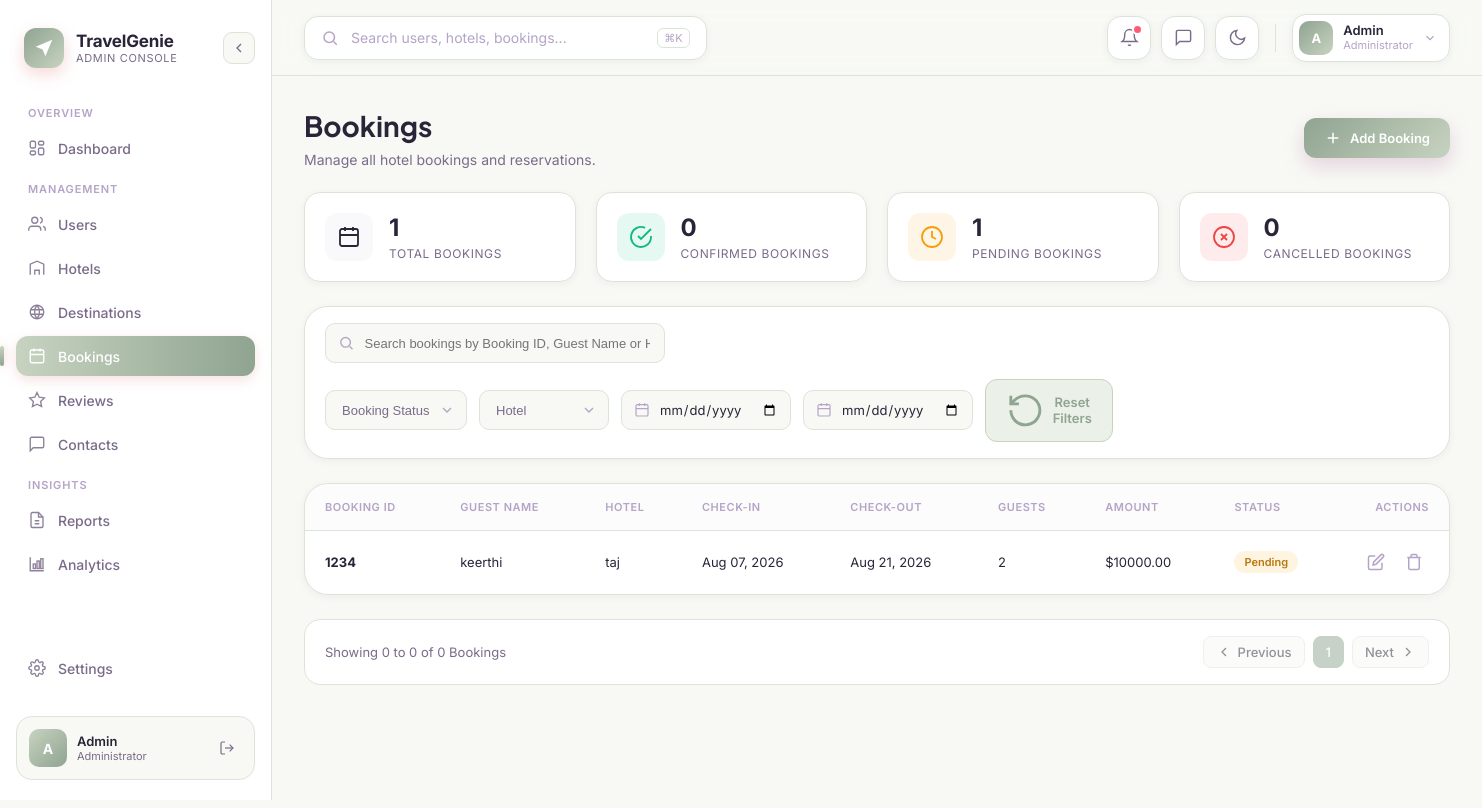
The app's page /adminapp/bookings/ (signed in) with its own data.
### mainapp/models.py (models this page shows, shortened)
class Booking(models.Model):
    booking_id = models.CharField(max_length=50, unique=True)
    guest_name = models.CharField(max_length=255)
    hotel_name = models.CharField(max_length=255)
    check_in = models.DateField()
    check_out = models.DateField()
    guests = models.IntegerField(default=1)
    amount = models.DecimalField(max_digits=10, decimal_places=2)
    status = models.CharField(max_length=20, default='pending') # confirmed, pending, cancelled
    date_added = models.DateTimeField(auto_now_add=True)

### adminapp/views.py (the view)
# urls.py: path("bookings/", views.bookings, name="bookings"),
@login_required(login_url="mainapp:login")
def bookings(request):
    if not request.user.is_staff:
        return redirect("mainapp:dashboard")
    bookings_list = Booking.objects.all().order_by("-date_added")
    total_bookings = bookings_list.count()
    confirmed_bookings = bookings_list.filter(status='confirmed').count()
    pending_bookings = bookings_list.filter(status='pending').count()
    cancelled_bookings = bookings_list.filter(status='cancelled').count()
    context = {
        "bookings": bookings_list,
        "total_bookings": total_bookings,
        "confirmed_bookings": confirmed_bookings,
        "pending_bookings": pending_bookings,
        "cancelled_bookings": cancelled_bookings,
    }
    return render(request, "adminapp/bookings.html", context)

### adminapp/templates/adminapp/bookings.html (shortened to what this page needs)
{% extends 'adminapp/admin_base.html' %}
{% load static %}
{% block page_id %}bookings{% endblock %}
{% block extra_css %}
<link rel="stylesheet" href="{% static 'adminapp/css/bookings.css' %}">
{% endblock %}
{% block content %}
<div class="bookings-page">
  <div class="page-header reveal">
    <div class="page-header-text">
      <h1 class="page-title">Bookings</h1>
      <p class="page-subtitle">Manage all hotel bookings and reservations.</p>
    </div>
    <button type="button" class="btn btn-primary btn-add-booking ripple">
      <svg viewBox="0 0 24 24" fill="none" stroke="currentColor" stroke-width="2"><path d="M12 5v14M5 12h14"/></svg>
      <span>Add Booking</span>
    </button>
  </div>
  <div class="stats-grid reveal">
    <div class="stat-card glow-card">
      <div class="stat-icon icon-blue">
        <svg viewBox="0 0 24 24" fill="none" stroke="currentColor" stroke-width="1.8"><rect x="3" y="4" width="18" height="17" rx="2"/><path d="M16 2v4M8 2v4M3 10h18"/></svg>
      </div>
      <div class="stat-body">
        <span class="stat-value">{{ total_bookings|default:"0" }}</span>
        <span class="stat-label">Total Bookings</span>
      </div>
    </div>
    <div class="stat-card glow-card">
      <div class="stat-icon icon-green">
        <svg viewBox="0 0 24 24" fill="none" stroke="currentColor" stroke-width="1.8"><path d="M22 11.08V12a10 10 0 11-5.93-9.14"/><path d="M22 4L12 14.01l-3-3"/></svg>
      </div>
      <div class="stat-body">
        <span class="stat-value">{{ confirmed_bookings|default:"0" }}</span>
        <span class="stat-label">Confirmed Bookings</span>
      </div>
    </div>
    <div class="stat-card glow-card">
      <div class="stat-icon icon-amber">
        <svg viewBox="0 0 24 24" fill="none" stroke="currentColor" stroke-width="1.8"><circle cx="12" cy="12" r="10"/><path d="M12 6v6l4 2"/></svg>
      </div>
      <div class="stat-body">
        <span class="stat-value">{{ pending_bookings|default:"0" }}</span>
        <span class="stat-label">Pending Bookings</span>
      </div>
    </div>
    <div class="stat-card glow-card">
      <div class="stat-icon icon-red">
        <svg viewBox="0 0 24 24" fill="none" stroke="currentColor" stroke-width="1.8"><circle cx="12" cy="12" r="10"/><path d="M15 9l-6 6M9 9l6 6"/></svg>
      </div>
      <div class="stat-body">
        <span class="stat-value">{{ cancelled_bookings|default:"0" }}</span>
        <span class="stat-label">Cancelled Bookings</span>
      </div>
    </div>
  </div>
  <div class="filter-bar card reveal">
    <div class="filter-search">
      <svg viewBox="0 0 24 24" fill="none" stroke="currentColor" stroke-width="2"><circle cx="11" cy="11" r="7"/><path d="M21 21l-4.3-4.3"/></svg>
      <input type="text" id="bookingSearch" placeholder="Search bookings by Booking ID, Guest Name or Hotel...">
    </div>
    <div class="filter-controls">
      <div class="filter-select-wrap">
        <select id="filterStatus" class="filter-select">
          <option value="">Booking Status</option>
        </select>
      </div>
      <div class="filter-select-wrap">
        <select id="filterHotel" class="filter-select">
          <option value="">Hotel</option>
        </select>
      </div>
      <div class="filter-date-wrap">
        <svg viewBox="0 0 24 24" fill="none" stroke="currentColor" stroke-width="1.8"><rect x="3" y="4" width="18" height="17" rx="2"/><path d="M16 2v4M8 2v4M3 10h18"/></svg>
        <input type="date" id="filterCheckin" class="filter-date" aria-label="Check-in date">
      </div>
      <div class="filter-date-wrap">
        <svg viewBox="0 0 24 24" fill="none" stroke="currentColor" stroke-width="1.8"><rect x="3" y="4" width="18" height="17" rx="2"/><path d="M16 2v4M8 2v4M3 10h18"/></svg>
        <input type="date" id="filterCheckout" class="filter-date" aria-label="Check-out date">
      </div>
      <button type="button" class="btn btn-ghost" id="resetFiltersBtn">
        <svg viewBox="0 0 24 24" fill="none" stroke="currentColor" stroke-width="1.8"><path d="M3 12a9 9 0 109-9 9.75 9.75 0 00-6.74 2.74L3 8"/><path d="M3 3v5h5"/></svg>
        Reset Filters
      </button>
    </div>
  </div>
  <div class="table-card card reveal">
    <div class="table-scroll">
      <table class="bookings-table">
        <thead>
          <tr>
            <th>Booking ID</th>
            <th>Guest Name</th>
            <th>Hotel</th>
            <th>Check-in</th>
            <th>Check-out</th>
            <th>Guests</th>
            <th>Amount</th>
            <th>Status</th>
            <th class="col-actions">Actions</th>
          </tr>
        </thead>
        <tbody id="bookingsTableBody">
          {% if bookings %}
            {% for booking in bookings %}
            <tr data-status="{{ booking.status }}" data-hotel="{{ booking.hotel_name|lower }}" data-checkin="{{ booking.check_in|date:'Y-m-d' }}" data-checkout="{{ booking.check_out|date:'Y-m-d' }}">
              <td><strong>{{ booking.booking_id }}</strong></td>
              <td>{{ booking.guest_name }}</td>
              <td>{{ booking.hotel_name }}</td>
              <td>{{ booking.check_in|date:"M d, Y" }}</td>
              <td>{{ booking.check_out|date:"M d, Y" }}</td>
              <td>{{ booking.guests }}</td>
              <td>${{ booking.amount }}</td>
              <td>
                <span class="badge badge-{% if booking.status == 'confirmed' %}success{% elif booking.status == 'pending' %}warning{% else %}danger{% endif %}">
                  {{ booking.status|title }}
                </span>
              </td>
              <td class="col-actions">
                <div class="row-actions">
                  <button type="button" class="action-btn" title="Edit">
                    <svg viewBox="0 0 24 24" fill="none" stroke="currentColor" stroke-width="2"><path d="M11 4H4a2 2 0 00-2 2v14a2 2 0 002 2h14a2 2 0 002-2v-7"/><path d="M18.5 2.5a2.121 2.121 0 013 3L12 15l-4 1 1-4 9.5-9.5z"/></svg>
                  </button>
                  <button type="button" class="action-btn action-danger" title="Delete">
                    <svg viewBox="0 0 24 24" fill="none" stroke="currentColor" stroke-width="2"><path d="M3 6h18M19 6v14a2 2 0 01-2 2H7a2 2 0 01-2-2V6m3 0V4a2 2 0 012-2h4a2 2 0 012 2v2"/></svg>
                  </button>
                </div>
              </td>
            </tr>
            {% endfor %}
          {% endif %}
        </tbody>
      </table>
    </div>
  </div>
  <div class="pagination-bar reveal">
    <span class="pagination-info">Showing 0 to 0 of 0 Bookings</span>
    <div class="pagination-controls">
      <button type="button" class="page-btn" disabled>
        <svg viewBox="0 0 24 24" fill="none" stroke="currentColor" stroke-width="2"><path d="M15 18l-6-6 6-6"/></svg>
        Previous
      </button>
      <button type="button" class="page-btn page-btn-active" disabled>1</button>
      <button type="button" class="page-btn" disabled>
        Next
        <svg viewBox="0 0 24 24" fill="none" stroke="currentColor" stroke-width="2"><path d="M9 18l6-6-6-6"/></svg>
      </button>
    </div>
  </div>
</div>
{% endblock %}

### adminapp/static/adminapp/css/admin_base.css (style rules this page uses)
:root { --bg:#F8F9F5; --card:#FFFFFF; --navy:#2A2438; --navy-soft:#3D3452; --navy-line:rgba(255,255,255,0.08); --blue:#8FA491; --blue-2:#C7D3C0; --gold:#CCA76C; --ink:#2A2438; --ink-soft:#7A6B8A; --ink-faint:#B5A4C7; --line:#DCE4D8; --table-row-line:#FDFDFB; --pill-bg:#EBF0E9; --pill-line:#C7D3C0; --search-bg:#FFFFFF; --topbar-bg:rgba(248,249,245,0.85); --shadow-sm: 0 2px 8px rgba(15,31,61,0.05); --shadow-md: 0 8px 24px rgba(15,31,61,0.08); --shadow-lg: 0 20px 48px rgba(15,31,61,0.12); --r-lg: 24px; --r-md: 16px; --r-sm: 10px; --r-pill: 999px; --sidebar-w: 272px; --sidebar-w-collapsed: 88px; --topbar-h: 76px; }
*, *::before, *::after { box-sizing:border-box; }
html, body { margin:0; padding:0; }
body { background:var(--bg); color:var(--ink); font-family:'Inter', sans-serif; -webkit-font-smoothing:antialiased; }
h1,h2,h3,h4,.font-display { font-family:'Plus Jakarta Sans', sans-serif; }
button { font-family:inherit; }
body, .card, .sidebar, .topbar, .nav-item, .icon-btn, .profile-chip, .search-wrap, .btn, .badge { transition: background-color .3s ease, color .3s ease, border-color .3s ease, box-shadow .3s ease; }
.card { background:var(--card); border-radius:var(--r-lg); border:1px solid var(--line); box-shadow:var(--shadow-sm); padding:24px; }
.btn { display:inline-flex; align-items:center; justify-content:center; gap:8px; padding:11px 20px; border-radius:12px; font-size:13px; font-weight:600; border:none; cursor:pointer; position:relative; overflow:hidden; }
.btn-primary { background:linear-gradient(135deg,var(--blue),var(--blue-2)); color:#fff; box-shadow:0 8px 20px rgba(175,113,157,0.28); }
.btn-ghost { background:var(--pill-bg); color:var(--blue); border:1px solid var(--pill-line); }
.badge { display:inline-flex; align-items:center; gap:6px; font-size:11px; font-weight:600; padding:4px 10px; border-radius:var(--r-pill); }
.badge-warning { background:#FFF4E0; color:#B8790F; }
.col-actions, .th-actions { text-align: right; width: 100px; }
.row-actions { display: flex; justify-content: flex-end; gap: 8px; }
.action-btn { background: none; border: none; color: var(--ink-faint); cursor: pointer; padding: 6px; border-radius: 6px; transition: all 0.2s; display: flex; align-items: center; justify-content: center; }
.action-btn svg { width: 18px; height: 18px; }

### records on screen
Booking: booking_id "1234", guest_name "keerthi", hotel_name "taj", check_in "Aug 07, 2026", check_out "Aug 21, 2026", guests "2", amount "10000.00", status "Pending"

### other values on screen
{{ total_bookings|default:"0" }} "1"
{{ confirmed_bookings|default:"0" }} "0"
{{ pending_bookings|default:"0" }} "1"
{{ cancelled_bookings|default:"0" }} "0"
